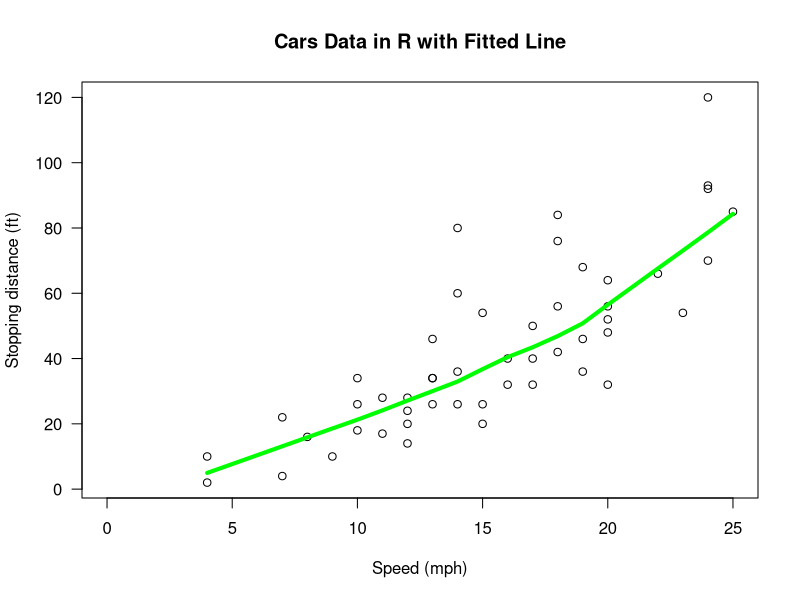

Write R code to recreate this figure.
## ---- chunk 1
plot(cars, xlab = "Speed (mph)", ylab = "Stopping distance (ft)",
                             las = 1, xlim = c(0, 25))
                        title(main = "Cars Data in R with Fitted Line")
                        lines(lowess(cars$speed, cars$dist, f = 2/3, iter = 3), col = "green", lwd=4)
